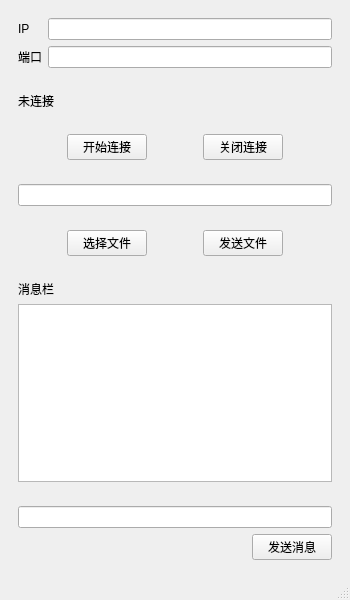
<?xml version="1.0" encoding="UTF-8"?>
<ui version="4.0">
 <class>MainWindow</class>
 <widget class="QMainWindow" name="MainWindow">
  <property name="geometry">
   <rect>
    <x>0</x>
    <y>0</y>
    <width>350</width>
    <height>600</height>
   </rect>
  </property>
  <property name="minimumSize">
   <size>
    <width>350</width>
    <height>600</height>
   </size>
  </property>
  <property name="maximumSize">
   <size>
    <width>350</width>
    <height>600</height>
   </size>
  </property>
  <property name="windowTitle">
   <string>MainWindow</string>
  </property>
  <widget class="QWidget" name="centralwidget">
   <layout class="QVBoxLayout" name="verticalLayout">
    <item>
     <widget class="QWidget" name="widget" native="true">
      <layout class="QGridLayout" name="gridLayout">
       <item row="0" column="0">
        <widget class="QLabel" name="ip_label">
         <property name="text">
          <string>IP</string>
         </property>
        </widget>
       </item>
       <item row="0" column="1">
        <widget class="QLineEdit" name="ip_lineEdit"/>
       </item>
       <item row="1" column="0">
        <widget class="QLabel" name="port_label">
         <property name="text">
          <string>端口</string>
         </property>
        </widget>
       </item>
       <item row="1" column="1">
        <widget class="QLineEdit" name="port_lineEdit"/>
       </item>
      </layout>
     </widget>
    </item>
    <item>
     <widget class="QWidget" name="widget_3" native="true">
      <layout class="QHBoxLayout" name="horizontalLayout">
       <item>
        <widget class="QLabel" name="linkStatus_label">
         <property name="text">
          <string>未连接</string>
         </property>
        </widget>
       </item>
      </layout>
     </widget>
    </item>
    <item>
     <widget class="QWidget" name="widget_2" native="true">
      <layout class="QHBoxLayout" name="horizontalLayout_2">
       <item>
        <spacer name="horizontalSpacer">
         <property name="orientation">
          <enum>Qt::Horizontal</enum>
         </property>
         <property name="sizeHint" stdset="0">
          <size>
           <width>40</width>
           <height>20</height>
          </size>
         </property>
        </spacer>
       </item>
       <item>
        <widget class="QPushButton" name="connect_pushButton">
         <property name="text">
          <string>开始连接</string>
         </property>
        </widget>
       </item>
       <item>
        <spacer name="horizontalSpacer_3">
         <property name="orientation">
          <enum>Qt::Horizontal</enum>
         </property>
         <property name="sizeHint" stdset="0">
          <size>
           <width>40</width>
           <height>20</height>
          </size>
         </property>
        </spacer>
       </item>
       <item>
        <widget class="QPushButton" name="connectOver_pushButton">
         <property name="text">
          <string>关闭连接</string>
         </property>
        </widget>
       </item>
       <item>
        <spacer name="horizontalSpacer_2">
         <property name="orientation">
          <enum>Qt::Horizontal</enum>
         </property>
         <property name="sizeHint" stdset="0">
          <size>
           <width>40</width>
           <height>20</height>
          </size>
         </property>
        </spacer>
       </item>
      </layout>
     </widget>
    </item>
    <item>
     <widget class="QWidget" name="widget_4" native="true">
      <layout class="QHBoxLayout" name="horizontalLayout_4">
       <item>
        <widget class="QLineEdit" name="file_lineEdit"/>
       </item>
      </layout>
     </widget>
    </item>
    <item>
     <widget class="QWidget" name="widget_5" native="true">
      <layout class="QHBoxLayout" name="horizontalLayout_3">
       <item>
        <spacer name="horizontalSpacer_4">
         <property name="orientation">
          <enum>Qt::Horizontal</enum>
         </property>
         <property name="sizeHint" stdset="0">
          <size>
           <width>40</width>
           <height>20</height>
          </size>
         </property>
        </spacer>
       </item>
       <item>
        <widget class="QPushButton" name="choseFile_pushButton">
         <property name="text">
          <string>选择文件</string>
         </property>
        </widget>
       </item>
       <item>
        <spacer name="horizontalSpacer_6">
         <property name="orientation">
          <enum>Qt::Horizontal</enum>
         </property>
         <property name="sizeHint" stdset="0">
          <size>
           <width>40</width>
           <height>20</height>
          </size>
         </property>
        </spacer>
       </item>
       <item>
        <widget class="QPushButton" name="sendFile_pushButton">
         <property name="text">
          <string>发送文件</string>
         </property>
        </widget>
       </item>
       <item>
        <spacer name="horizontalSpacer_5">
         <property name="orientation">
          <enum>Qt::Horizontal</enum>
         </property>
         <property name="sizeHint" stdset="0">
          <size>
           <width>40</width>
           <height>20</height>
          </size>
         </property>
        </spacer>
       </item>
      </layout>
     </widget>
    </item>
    <item>
     <widget class="QWidget" name="widget_9" native="true">
      <layout class="QHBoxLayout" name="horizontalLayout_7">
       <property name="bottomMargin">
        <number>0</number>
       </property>
       <item>
        <widget class="QLabel" name="label">
         <property name="text">
          <string>消息栏</string>
         </property>
        </widget>
       </item>
      </layout>
     </widget>
    </item>
    <item>
     <widget class="QWidget" name="widget_6" native="true">
      <layout class="QHBoxLayout" name="horizontalLayout_5">
       <property name="topMargin">
        <number>0</number>
       </property>
       <item>
        <widget class="QTextEdit" name="textEdit"/>
       </item>
      </layout>
     </widget>
    </item>
    <item>
     <widget class="QWidget" name="widget_7" native="true">
      <layout class="QVBoxLayout" name="verticalLayout_2">
       <property name="bottomMargin">
        <number>0</number>
       </property>
       <item>
        <widget class="QLineEdit" name="lineEdit"/>
       </item>
      </layout>
     </widget>
    </item>
    <item>
     <widget class="QWidget" name="widget_8" native="true">
      <layout class="QHBoxLayout" name="horizontalLayout_6">
       <property name="topMargin">
        <number>0</number>
       </property>
       <item>
        <spacer name="horizontalSpacer_7">
         <property name="orientation">
          <enum>Qt::Horizontal</enum>
         </property>
         <property name="sizeHint" stdset="0">
          <size>
           <width>239</width>
           <height>20</height>
          </size>
         </property>
        </spacer>
       </item>
       <item>
        <widget class="QPushButton" name="sendMsg_pushButton">
         <property name="text">
          <string>发送消息</string>
         </property>
        </widget>
       </item>
      </layout>
     </widget>
    </item>
   </layout>
  </widget>
  <widget class="QMenuBar" name="menubar">
   <property name="geometry">
    <rect>
     <x>0</x>
     <y>0</y>
     <width>350</width>
     <height>17</height>
    </rect>
   </property>
  </widget>
  <widget class="QStatusBar" name="statusbar"/>
 </widget>
 <resources/>
 <connections/>
</ui>
